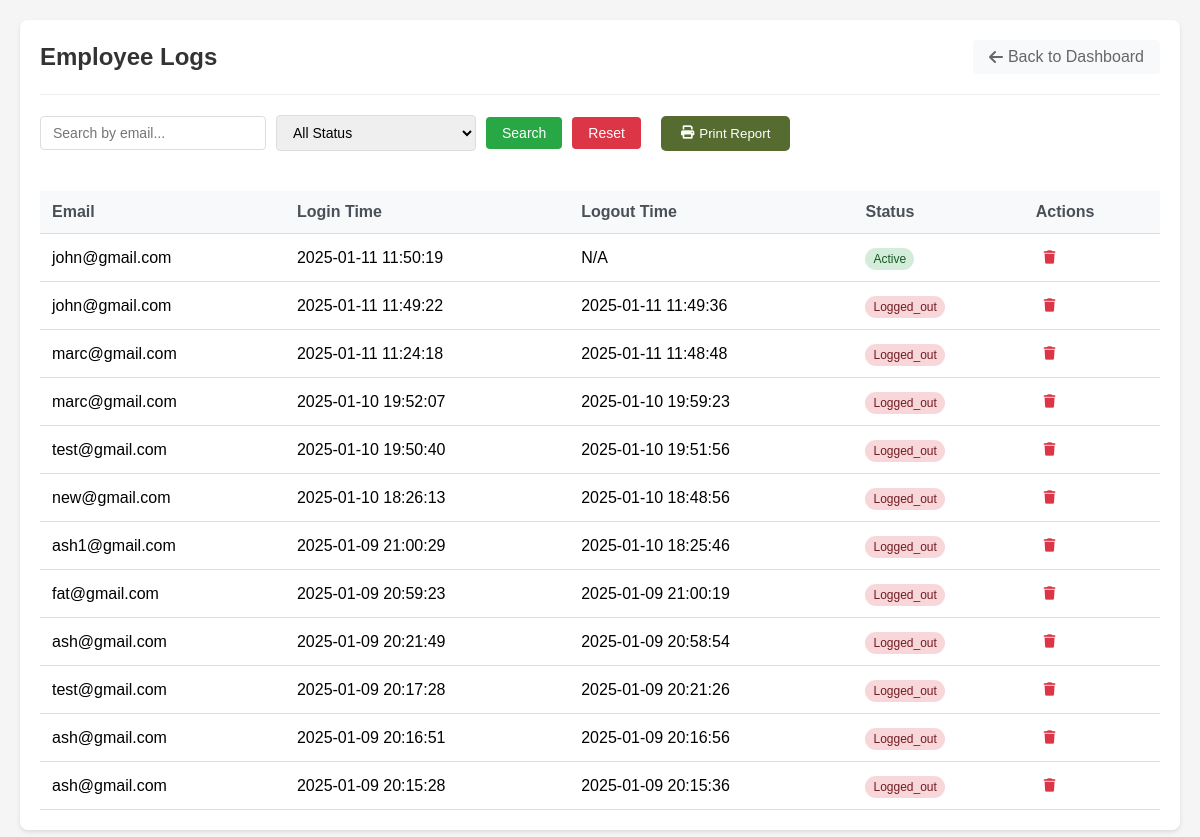
/admin/employeeLogs.php (signed in), run on the app's committed database.
### tables this page shows
CREATE TABLE `employee_logs` (
  `id` int(11) NOT NULL AUTO_INCREMENT,
  `email` varchar(255) NOT NULL,
  `login_time` datetime DEFAULT current_timestamp(),
  `logout_time` datetime DEFAULT NULL,
  `status` varchar(50) DEFAULT 'active',
  PRIMARY KEY (`id`)
);

### admin/employeeLogs.php (the view, shortened to what this page needs)
<?php
include("../database/adminAcc_database.php");
$search = isset($_GET['search']) ? trim($_GET['search']) : '';
$sql = "SELECT * FROM employee_logs WHERE 1=1";
$sql .= " ORDER BY login_time DESC";
$stmt = $conn->prepare($sql);
if (!$stmt) {
    $error_message = "Error preparing statement: " . $conn->error;
    error_log($error_message);
    $result = false;
} else {
    if (!$stmt->execute()) {
        $error_message = "Error executing query: " . $stmt->error;
        error_log($error_message);
        $result = false;
    } else {
        $result = $stmt->get_result();
    }
}
?>
<!DOCTYPE html>
<html lang="en">
<head>
    <link rel="stylesheet" href="../CSS/employeeLogs.css">
    <link rel="stylesheet" type="text/css" href="../CSS/Loading_screen.css">
    <link rel="stylesheet" href="https://cdnjs.cloudflare.com/ajax/libs/font-awesome/6.0.0/css/all.min.css">
</head>
<body>
    <div class="container">
        <div class="header">
            <h1>Employee Logs</h1>
            <a href="adminPage.php" class="back-btn" onclick="showLoadingScreen()">
                <i class="fas fa-arrow-left"></i> Back to Dashboard
            </a>
        </div>
        <div class="search-filter-container">
            <form method="GET" action="" class="search-form">
                <div class="search-box">
                    <input type="text" name="search" placeholder="Search by email..."
                           value="<?php echo htmlspecialchars($search); ?>">
                </div>
                <div class="filter-box">
                    <select name="status">
                        <option value="">All Status</option>
                    </select>
                </div>
                <button type="submit" class="search-btn">Search</button>
                <a href="employeeLogs.php" class="reset-btn">Reset</a>
                <button type="button" onclick="window.print()" class="print-btn">
                    <i class="fas fa-print"></i> Print Report
                </button>
            </form>
        </div>
        <div class="table-container">
            <table>
                <thead>
                    <tr>
                        <th>Email</th>
                        <th>Login Time</th>
                        <th>Logout Time</th>
                        <th>Status</th>
                        <th>Actions</th>
                    </tr>
                </thead>
                <tbody>
                    <?php if ($result && $result->num_rows > 0): ?>
                        <?php while($row = $result->fetch_assoc()): ?>
                            <tr>
                                <td><?php echo htmlspecialchars($row['email']); ?></td>
                                <td><?php echo date('Y-m-d H:i:s', strtotime($row['login_time'])); ?></td>
                                <td><?php echo $row['logout_time'] ? date('Y-m-d H:i:s', strtotime($row['logout_time'])) : 'N/A'; ?></td>
                                <td>
                                    <span class="status-badge <?php echo htmlspecialchars($row['status']); ?>">
                                        <?php echo ucfirst(htmlspecialchars($row['status'])); ?>
                                    </span>
                                </td>
                                <td>
                                    <form method="POST" action="" style="display: inline;" onsubmit="return confirmDelete()">
                                        <button type="submit" name="delete_log" class="delete-btn">
                                            <i class="fas fa-trash"></i>
                                        </button>
                                    </form>
                                </td>
                            </tr>
                        <?php endwhile; ?>
                    <?php else: ?>
                        <tr>
                            <td colspan="5" class="no-records">No log records found</td>
                        </tr>
                    <?php endif; ?>
                </tbody>
            </table>
        </div>
    </div>
</body>
</html>

### CSS/employeeLogs.css (style rules this page uses)
body { font-family: Arial, sans-serif; margin: 0; padding: 20px; background-color: #f5f5f5; }
.container { max-width: 1200px; margin: 0 auto; background-color: #fff; padding: 20px; border-radius: 8px; box-shadow: 0 2px 4px rgba(0, 0, 0, 0.1); }
.header { display: flex; justify-content: space-between; align-items: center; margin-bottom: 20px; padding-bottom: 20px; border-bottom: 1px solid #eee; }
.header h1 { margin: 0; color: #333; font-size: 24px; }
.back-btn { text-decoration: none; color: #666; display: flex; align-items: center; gap: 5px; transition: color 0.3s; padding: 8px 16px; border-radius: 4px; background-color: #f8f9fa; }
.search-filter-container { margin-bottom: 20px; }
.search-form { display: flex; gap: 10px; align-items: center; flex-wrap: wrap; }
.search-box input, .filter-box select { padding: 8px 12px; border: 1px solid #ddd; border-radius: 4px; font-size: 14px; min-width: 200px; }
.search-btn, .reset-btn { padding: 8px 16px; border: none; border-radius: 4px; cursor: pointer; font-size: 14px; transition: background-color 0.3s; }
.search-btn { background-color: #28a745; color: white; }
.reset-btn { background-color: #dc3545; color: white; text-decoration: none; }
.table-container { overflow-x: auto; }
table { width: 100%; border-collapse: collapse; margin-top: 20px; }
th, td { padding: 12px; text-align: left; border-bottom: 1px solid #ddd; }
th { background-color: #f8f9fa; font-weight: 600; color: #495057; }
.status-badge { padding: 4px 8px; border-radius: 12px; font-size: 12px; font-weight: 500; }
.status-badge.active { background-color: #d4edda; color: #155724; }
.status-badge.logged_out { background-color: #f8d7da; color: #721c24; }
.delete-btn { background: none; border: none; color: #dc3545; cursor: pointer; padding: 4px 8px; transition: color 0.3s; }

### admin/employeeLogs.php (style rules this page uses)
.print-btn { background-color: #556B2F; color: white; padding: 10px 20px; border: none; border-radius: 5px; cursor: pointer; display: inline-flex; align-items: center; gap: 5px; margin-left: 10px; vertical-align: middle; }
.search-form { display: flex; align-items: center; gap: 10px; flex-wrap: wrap; }

### data on the page
employee_logs: email "john@gmail.com", login_time "2025-01-11 11:50:19", shows "N/A", status "Active"
employee_logs: email "john@gmail.com", login_time "2025-01-11 11:49:22", logout_time "2025-01-11 11:49:36", status "Logged_out"
employee_logs: email "marc@gmail.com", login_time "2025-01-11 11:24:18", logout_time "2025-01-11 11:48:48", status "Logged_out"
employee_logs: email "marc@gmail.com", login_time "2025-01-10 19:52:07", logout_time "2025-01-10 19:59:23", status "Logged_out"
employee_logs: email "test@gmail.com", login_time "2025-01-10 19:50:40", logout_time "2025-01-10 19:51:56", status "Logged_out"
employee_logs: email "new@gmail.com", login_time "2025-01-10 18:26:13", logout_time "2025-01-10 18:48:56", status "Logged_out"
employee_logs: email "ash1@gmail.com", login_time "2025-01-09 21:00:29", logout_time "2025-01-10 18:25:46", status "Logged_out"
employee_logs: email "fat@gmail.com", login_time "2025-01-09 20:59:23", logout_time "2025-01-09 21:00:19", status "Logged_out"
employee_logs: email "ash@gmail.com", login_time "2025-01-09 20:21:49", logout_time "2025-01-09 20:58:54", status "Logged_out"
employee_logs: email "test@gmail.com", login_time "2025-01-09 20:17:28", logout_time "2025-01-09 20:21:26", status "Logged_out"
employee_logs: email "ash@gmail.com", login_time "2025-01-09 20:16:51", logout_time "2025-01-09 20:16:56", status "Logged_out"
employee_logs: email "ash@gmail.com", login_time "2025-01-09 20:15:28", logout_time "2025-01-09 20:15:36", status "Logged_out"
